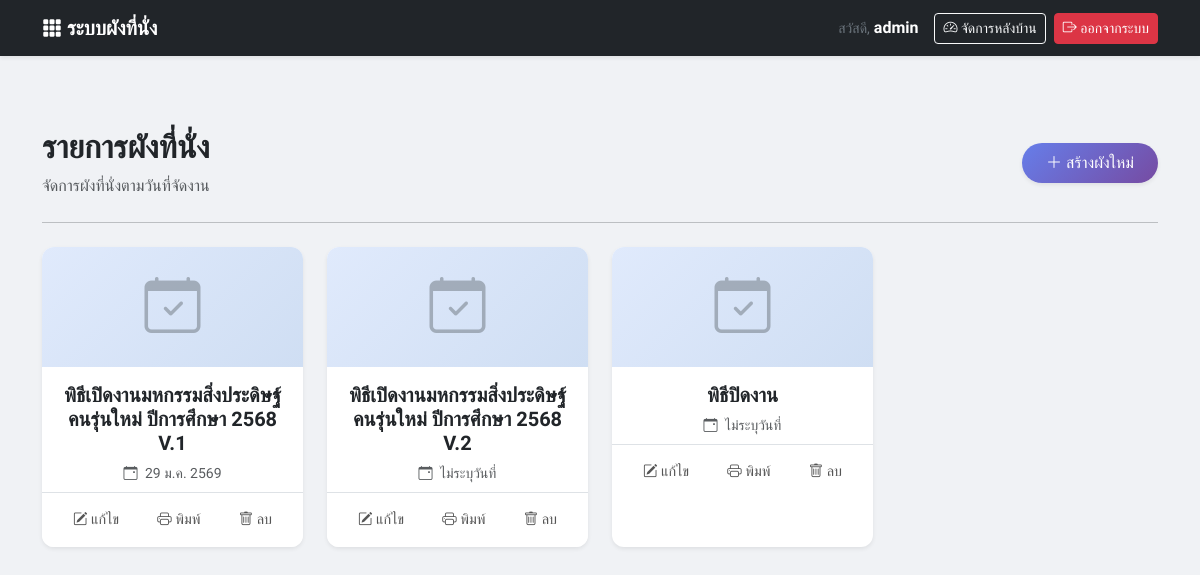
Page / (signed in) on the earlier database version.
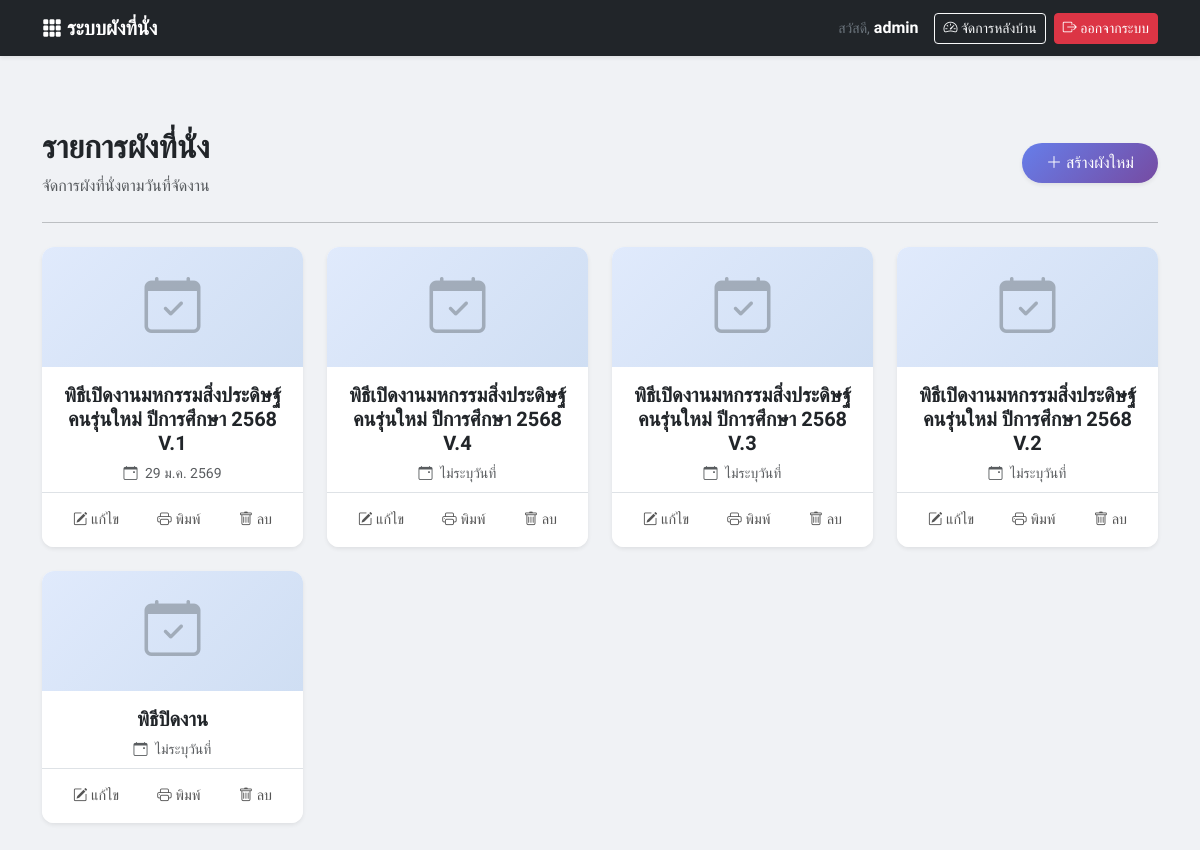
Same page on the later database version.
### tables this page shows
CREATE TABLE `plans` (
  `id` int(11) NOT NULL,
  `created_by` int(11) DEFAULT NULL,
  `name` varchar(255) NOT NULL,
  `total_capacity` int(11) DEFAULT 0,
  `seats_per_row` int(11) DEFAULT 40,
  `created_at` timestamp NULL DEFAULT current_timestamp(),
  `is_active` tinyint(1) DEFAULT 1,
  `plan_date` date DEFAULT NULL,
  `is_deleted` tinyint(1) DEFAULT 0
);

### index.php (the view, shortened to what the changed rows need)
<?php
require 'db.php';
function thai_date($strDate) {
    if (!$strDate) return "ไม่ระบุวันที่";
    $strYear = date("Y",strtotime($strDate))+543;
    $strMonth= date("n",strtotime($strDate));
    $strDay= date("j",strtotime($strDate));
    $strMonthCut = Array("","ม.ค.","ก.พ.","มี.ค.","เม.ย.","พ.ค.","มิ.ย.","ก.ค.","ส.ค.","ก.ย.","ต.ค.","พ.ย.","ธ.ค.");
    $strMonthThai=$strMonthCut[$strMonth];
    return "$strDay $strMonthThai $strYear";
}
$user_id = $_SESSION['user_id'] ?? 0;
$role = $_SESSION['role'] ?? 'guest';
if ($role == 'admin') {
    $sql = "SELECT * FROM plans WHERE (is_deleted = 0 OR is_deleted IS NULL) ORDER BY plan_date DESC, id DESC";
    $params = [];
} elseif ($role == 'user') {
    $sql = "SELECT * FROM plans WHERE created_by = ? AND (is_deleted = 0 OR is_deleted IS NULL) ORDER BY plan_date DESC, id DESC";
    $params = [$user_id];
} else {
    $sql = "SELECT * FROM plans WHERE is_active = 1 AND (is_deleted = 0 OR is_deleted IS NULL) ORDER BY plan_date DESC, id DESC";
    $params = [];
}
$stmt = $pdo->prepare($sql);
$stmt->execute($params);
$plans = $stmt->fetchAll();
?>
<!DOCTYPE html>
<html lang="th">
<head>
    <link href="https://cdn.jsdelivr.net/npm/bootstrap@5.3.0/dist/css/bootstrap.min.css" rel="stylesheet">
    <link rel="stylesheet" href="https://cdn.jsdelivr.net/npm/bootstrap-icons@1.11.0/font/bootstrap-icons.css">
</head>
<body>
    <div class="container py-5">
        <div class="d-flex justify-content-between align-items-center mb-4">
            <div>
                <h2 class="fw-bold text-dark">รายการผังที่นั่ง</h2>
            </div>
        </div>
        <div class="row g-4">
            <?php if (count($plans) > 0): ?>
                <?php foreach ($plans as $plan): ?>
                    <?php
                        $is_login = isset($_SESSION['user_id']);
                        $is_admin = ($is_login && $_SESSION['role'] == 'admin');
                        $is_owner = ($is_login && $_SESSION['user_id'] == $plan['created_by']);
                        $can_edit = ($is_admin || $is_owner);
                    ?>
                <div class="col-12 col-sm-6 col-md-4 col-lg-3" id="card-plan-<?php echo $plan['id']; ?>">
                    <div class="card plan-card shadow-sm h-100">
                        <a href="interactive_map.php?id=<?php echo $plan['id']; ?>" class="text-decoration-none">
                            <div class="card-img-top-placeholder">
                                <i class="bi bi-calendar-check display-4 opacity-50"></i>
                            </div>
                            <div class="card-body text-center pt-3 pb-2">
                                <h5 class="card-title fw-bold text-dark mb-1" id="name-plan-<?php echo $plan['id']; ?>">
                                    <?php echo htmlspecialchars($plan['name']); ?>
                                </h5>
                                <p class="text-muted small mb-0 mt-2">
                                    <i class="bi bi-calendar-event me-1"></i>
                                    <?php echo thai_date($plan['plan_date']); ?>
                                </p>
                            </div>
                        </a>
                        <div class="card-footer bg-white border-top d-flex justify-content-between py-2">
                            <?php if ($can_edit): ?>
                            <button class="action-btn btn-edit" onclick="renamePlan(<?php echo $plan['id']; ?>, '<?php echo htmlspecialchars($plan['name']); ?>')" title="แก้ไขชื่อ">
                                <i class="bi bi-pencil-square"></i> แก้ไข
                            </button>
                            <?php endif; ?>
                            <a href="interactive_map.php?id=<?php echo $plan['id']; ?>" class="action-btn text-decoration-none" title="พิมพ์/ส่งออก" target="_blank">
                                <i class="bi bi-printer"></i> พิมพ์
                            </a>
                                <?php if ($can_edit): ?>
                            <button class="action-btn btn-delete" onclick="deletePlan(<?php echo $plan['id']; ?>)" title="ลบแผนผัง">
                                <i class="bi bi-trash"></i> ลบ
                            </button>
                            <?php endif; ?>
                        </div>
                    </div>
                </div>
                <?php endforeach; ?>
            <?php endif; ?>
        </div>
    </div>
</body>
</html>

Differences in the rows shown:
added plans: name "พิธีเปิดงานมหกรรมสิ่งประดิษฐ์คนรุ่นใหม่ ปีการศึกษา 2568 V.4", plan_date "ไม่ระบุวันที่"
added plans: name "พิธีเปิดงานมหกรรมสิ่งประดิษฐ์คนรุ่นใหม่ ปีการศึกษา 2568 V.3", plan_date "ไม่ระบุวันที่"
